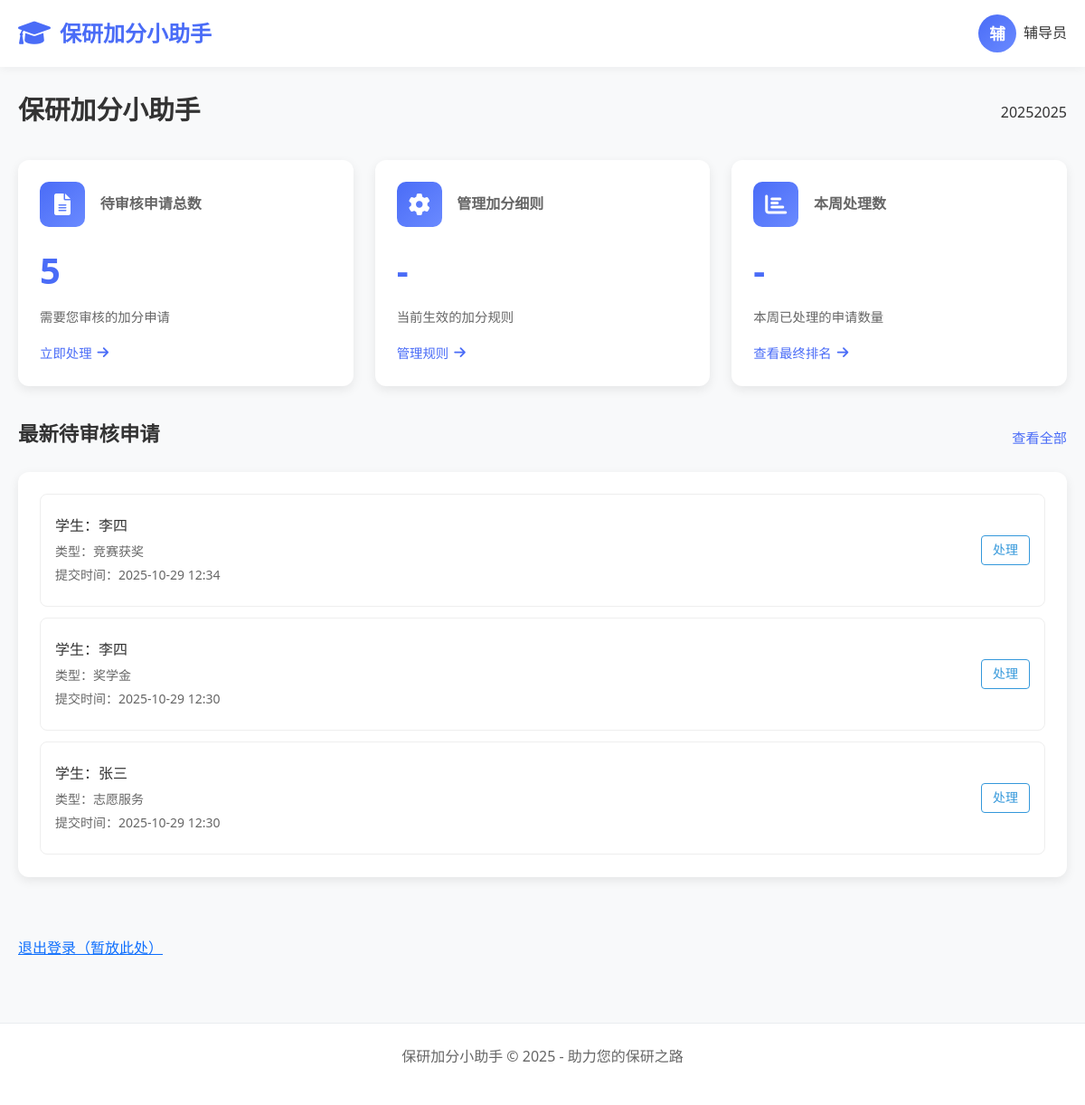
The app's page /counselor/dashboard/ (signed in) with its own data.
### apps/students/models.py (models this page shows, shortened)
class Submission(models.Model):
    AWARD_PAPER = 'award_paper'
    COMPETITION = 'competition'
    VOLUNTEER = 'volunteer'
    SCHOLARSHIP = 'scholarship'
    OTHER = 'other'
    CATEGORY_CHOICES = [
        (AWARD_PAPER, '获奖论文'),
        (COMPETITION, '竞赛获奖'),
        (VOLUNTEER, '志愿服务'),
        (SCHOLARSHIP, '奖学金'),
        (OTHER, '其他'),
    ]
    student = models.ForeignKey(StudentProfile, on_delete=models.CASCADE, verbose_name="学生")
    category = models.CharField("加分项类型", max_length=20, choices=CATEGORY_CHOICES, default=OTHER)
    remarks = models.TextField("备注", blank=True, default="")
    file = models.FileField("提交文件", upload_to='uploads/', null=True, blank=True)
    self_rating = models.DecimalField("自评加分", max_digits=5, decimal_places=1, default=0)
    approved = models.BooleanField("已审核通过", default=False)
    rejected = models.BooleanField(default=False, verbose_name='已驳回')
    reject_reason = models.TextField(blank=True, null=True, verbose_name='驳回理由')
    approved_score = models.DecimalField("审核加分", max_digits=5, decimal_places=1, null=True, blank=True)
    timestamp = models.DateTimeField("提交时间", auto_now_add=True)

class StudentProfile(models.Model):
    user = models.OneToOneField(
        User,
        on_delete=models.CASCADE,
        null=True,
        related_name='profile'  # 反向关联名称
    )
    full_name = models.CharField("姓名", max_length=100, blank=True)
    student_id = models.CharField("学号", max_length=20, unique=True,
                                  validators=[RegexValidator(regex=r'^\d{8,20}$', message='学号必须是8-20位数字')])
    grade = models.CharField("年级", max_length=20, blank=True)
    college = models.CharField("学院", max_length=100, blank=True)
    department = models.CharField("系别", max_length=100, blank=True)
    major = models.CharField("专业", max_length=100, blank=True)
    enrollment_year = models.PositiveIntegerField("入学年份", null=True, blank=True, help_text="例如：2023")
    GENDER_CHOICES = [
        ('M', '男'),
        ('F', '女'),
        ('O', '其他'),
    ]
    gender = models.CharField("性别", max_length=1, choices=GENDER_CHOICES, blank=True)
    ethnicity = models.CharField("民族", max_length=50, blank=True)
    political_status = models.CharField("政治面貌", max_length=50, blank=True)
    id_card = models.CharField("身份证号", max_length=18, blank=True,
                               validators=[RegexValidator(regex=r'^\d{17}[\dXx]$', message='请输入有效的身份证号')])
    phone = models.CharField("手机号", max_length=11, blank=True, help_text="请输入11位手机号码")
    email = models.EmailField("邮箱", blank=True, help_text="请输入有效的邮箱地址")
    academic_comprehensive_score = models.DecimalField(
        "学业综合成绩",  # 辅导员可设置
        max_digits=5,
        decimal_places=1,
        null=True,
        blank=True
    )
    academic_expertise_score = models.DecimalField(
        "学术专长成绩",  # 来自学术类材料加分
        max_digits=5,
        decimal_places=1,
        default=0
    )
    comprehensive_performance_score = models.DecimalField(
        "综合表现成绩",  # 来自综合类材料加分
        max_digits=5,
        decimal_places=1,
        default=0
    )
    total_score = models.DecimalField(
        "总成绩",
        max_digits=5,
        decimal_places=1,
        null=True,
        blank=True
    )
    academic_comprehensive_ratio = models.DecimalField(
        "学业综合成绩权重",
        max_digits=3,
        decimal_places=2,
        default=0.6  # 60%
    )
    academic_expertise_ratio = models.DecimalField(
        "学术专长成绩权重",
        max_digits=3,
        decimal_places=2,
        default=0.2  # 20%
    )
    comprehensive_performance_ratio = models.DecimalField(
        "综合表现成绩权重",
        max_digits=3,
        decimal_places=2,
        default=0.2  # 20%
    )

### apps/counselors/views.py (the view)
# urls.py: path('dashboard/', views.counselor_dashboard, name='counselor_dashboard'),
@login_required
def counselor_dashboard(request):
    if not hasattr(request.user, 'counselor_profile'):
        return redirect('login')  # 非辅导员跳转到学生登录
    latest_pending_submissions = Submission.objects.filter(
        approved=False,
        rejected=False
    ).select_related('student').order_by('-timestamp')[:5]
    pending_count = Submission.objects.filter(approved=False).count()
    total_students = StudentProfile.objects.count()
    return render(request, 'counselors/dashboard.html', {
        'pending_count': pending_count,
        'total_students': total_students,
        'latest_pending_submissions': latest_pending_submissions,
    })

### templates/counselors/dashboard.html (shortened to what this page needs)
{% extends 'counselors/base.html' %}
{% load static %}
{% block extra_css %}
<link href="{% static 'CSS/counselor/dashboard.css' %}" rel="stylesheet">
{% endblock %}
{% block content %}
    <div class="page-header">
        <h1 class="page-title">保研加分小助手</h1>
        <div class="user-info">
            <span class="username">{{ user.username|default:"辅导员用户名" }}</span>
        </div>
    </div>
    <div class="stats-grid">
        <div class="stat-card">
            <div class="stat-header">
                <div class="stat-icon">
                    <i class="fas fa-file-alt"></i>
                </div>
                <h3 class="stat-title">&nbsp &nbsp 待审核申请总数</h3>
            </div>
            <div class="stat-value">{{ pending_count|default:"-" }}</div>
            <p class="stat-description">需要您审核的加分申请</p>
            <a href="{% url 'review_submissions' %}" class="stat-action">
                <span>立即处理</span>
                <i class="fas fa-arrow-right"></i>
            </a>
        </div>
        <div class="stat-card">
            <div class="stat-header">
                <div class="stat-icon">
                    <i class="fas fa-cog"></i>
                </div>
                <h3 class="stat-title">&nbsp &nbsp 管理加分细则</h3>
            </div>
            <div class="stat-value">{{ rules_count|default:"-" }}</div>
            <p class="stat-description">当前生效的加分规则</p>
            <a href="{% url 'counselor_rules' %}" class="stat-action">
                <span>管理规则</span>
                <i class="fas fa-arrow-right"></i>
            </a>
        </div>
        <div class="stat-card">
            <div class="stat-header">
                <div class="stat-icon">
                    <i class="fas fa-chart-bar"></i>
                </div>
                <h3 class="stat-title">&nbsp &nbsp 本周处理数</h3>
            </div>
            <div class="stat-value">{{ handled_this_week|default:"-" }}</div>
            <p class="stat-description">本周已处理的申请数量</p>
            <a href="{% url 'view_all_students' %}" class="stat-action">
                <span>查看最终排名</span>
                <i class="fas fa-arrow-right"></i>
            </a>
        </div>
    </div>
    <div class="pending-section">
        <div class="section-header">
            <h2 class="section-title">最新待审核申请</h2>
            <a href="{% url 'review_submissions' %}" class="view-all">查看全部</a>
        </div>
        <div class="pending-card">
            {% if latest_pending_submissions %}
                <div class="pending-scroll-container" id="autoScrollContainer">
                    <div class="pending-list" id="scrollContent">
                        {% for sub in latest_pending_submissions %}
                        <div class="pending-item">
                            <div class="pending-info">
                                <div class="pending-name">学生：{{ sub.student.full_name }}</div>
                                <div class="pending-category">类型：{{ sub.get_category_display }}</div>
                                <div class="pending-time">提交时间：{{ sub.timestamp|date:"Y-m-d H:i" }}</div>
                            </div>
                            <a href="{% url 'review_submissions' %}" class="pending-action">处理</a>
                        </div>
                        {% endfor %}
                    </div>
                </div>
            {% else %}
                <div class="empty-state">暂无待审核申请</div>
            {% endif %}
        </div>
    </div>
    <br>
    <a href="{% url 'root' %}"><span>退出登录（暂放此处）</span></a>
{% endblock %}

### templates/counselors/base.html (shortened to what this page needs)
<!DOCTYPE html>
<html lang="zh-CN">
<head>
    <link href="https://cdn.jsdelivr.net/npm/bootstrap@5.3.0-alpha1/dist/css/bootstrap.min.css" rel="stylesheet">
    <link rel="stylesheet" href="https://cdnjs.cloudflare.com/ajax/libs/font-awesome/6.0.0/css/all.min.css">
    {% load static %}
    <link href="{% static 'CSS/base.css' %}" rel="stylesheet">
    {% block extra_css %}{% endblock %}
</head>
<body>
    <nav class="navbar">
        <div class="container">
            <div class="navbar-content">
                <a href="{% url 'counselor_dashboard' %}" class="logo">
                    <i class="fas fa-graduation-cap"></i>
                    <span>保研加分小助手</span>
                </a>
                <div class="user-info">
                    {% if user.is_authenticated %}
                        <a href="#" class="d-flex align-items-center text-decoration-none" title="个人资料">
                            <div class="user-avatar">{{ user.profile.full_name|first|default:"辅" }}</div>
                            <span class="username ms-2">{{ user.profile.full_name|default:"辅导员" }}</span>
                        </a>
                    {% else %}
                        <a href="#" class="btn btn-outline-primary btn-sm">登录</a>
                    {% endif %}
                </div>
            </div>
        </div>
    </nav>
    <div class="container">
        <div class="main-content">
            {% block content %}{% endblock %}
        </div>
    </div>
    <footer class="footer">
        <div class="container">
            <p>保研加分小助手 &copy; 2025 - 助力您的保研之路</p>
        </div>
    </footer>
</body>
</html>

### static/CSS/base.css (style rules this page uses)
:root { --primary: #4a6cf7; --primary-light: #6a8aff; --secondary: #6c757d; --light-bg: #f8f9fa; --dark-text: #333333; --gray-text: #666666; --light-gray: #e9ecef; --white: #ffffff; --card-shadow: 0 4px 12px rgba(0, 0, 0, 0.08); --hover-shadow: 0 8px 24px rgba(0, 0, 0, 0.12); }
* { margin: 0; padding: 0; box-sizing: border-box; }
body { font-family: 'Segoe UI', 'PingFang SC', 'Microsoft YaHei', sans-serif; background-color: var(--light-bg); color: var(--dark-text); line-height: 1.6; }
.container { max-width: 1200px; margin: 0 auto; padding: 0 20px; }
.navbar { background: var(--white); box-shadow: 0 2px 10px rgba(0, 0, 0, 0.05); padding: 1rem 0; position: sticky; top: 0; z-index: 100; }
.navbar-content { display: flex; justify-content: space-between; align-items: center; width: 100%; }
.logo { display: flex; align-items: center; gap: 10px; font-weight: 700; font-size: 1.5rem; color: var(--primary); text-decoration: none; }
.logo i { font-size: 1.8rem; }
.user-info { display: flex; align-items: center; gap: 12px; margin-left: auto; }
.user-avatar { width: 42px; height: 42px; border-radius: 50%; background: linear-gradient(135deg, var(--primary), var(--primary-light)); display: flex; align-items: center; justify-content: center; color: var(--white); font-weight: 600; font-size: 1.1rem; }
.username { font-weight: 500; color: var(--dark-text); }
.main-content { padding: 30px 0; }
.page-header { display: flex; justify-content: space-between; align-items: center; margin-bottom: 30px; }
.page-title { font-size: 1.8rem; font-weight: 700; color: var(--dark-text); }
.section-header { display: flex; justify-content: space-between; align-items: center; margin-bottom: 20px; }
.section-title { font-size: 1.4rem; font-weight: 600; color: var(--dark-text); }
.view-all { color: var(--primary); text-decoration: none; font-weight: 500; font-size: 0.95rem; display: flex; align-items: center; gap: 5px; }
.footer { background: var(--white); padding: 24px 0; margin-top: 40px; text-align: center; color: var(--gray-text); border-top: 1px solid var(--light-gray); }

### static/CSS/counselor/dashboard.css (style rules this page uses)
body { font-family: 'Segoe UI', 'PingFang SC', 'Microsoft YaHei', sans-serif; background-color: var(--light-bg); color: var(--dark-text); line-height: 1.6; }
.stats-grid { display: grid; grid-template-columns: repeat(auto-fit, minmax(280px, 1fr)); gap: 24px; margin-bottom: 40px; }
.stat-card { background: var(--white); border-radius: 12px; box-shadow: var(--card-shadow); padding: 24px; transition: all 0.3s ease; }
.stat-header { display: flex; align-items: center; margin-bottom: 16px; }
.stat-title { font-size: 1rem; font-weight: 600; color: var(--gray-text); margin: 0; }
.stat-icon { width: 50px; height: 50px; border-radius: 10px; background: linear-gradient(135deg, var(--primary), var(--primary-light)); display: flex; align-items: center; justify-content: center; color: var(--white); font-size: 1.5rem; }
.stat-value { font-size: 2.5rem; font-weight: 700; color: var(--primary); margin-bottom: 8px; }
.stat-description { font-size: 0.9rem; color: var(--gray-text); margin-bottom: 16px; }
.stat-action { display: inline-flex; align-items: center; gap: 6px; color: var(--primary); text-decoration: none; font-weight: 500; font-size: 0.9rem; }
.pending-section { margin-bottom: 40px; }
.pending-card { background: var(--white); border-radius: 12px; box-shadow: var(--card-shadow); padding: 24px; }
.pending-scroll-container { max-height: 400px; overflow: hidden; position: relative; scrollbar-width: none; -ms-overflow-style: none; }
.pending-list { display: flex; flex-direction: column; gap: 12px; padding: 0; margin: 0; }
.pending-item { padding: 16px; border: 1px solid #eee; border-radius: 8px; display: flex; min-height: 125px; box-sizing: border-box; justify-content: space-between; align-items: center; }
.pending-info { display: flex; flex-direction: column; gap: 4px; }
.pending-name { font-weight: 500; }
.pending-category, .pending-time { font-size: 14px; color: #666; }
.pending-action { color: #3498db; text-decoration: none; padding: 4px 12px; border: 1px solid #3498db; border-radius: 4px; font-size: 14px; }

### records on screen
Submission: student.full_name "李四", category "竞赛获奖", timestamp "2025-10-29 12:34"
Submission: student.full_name "李四", category "奖学金", timestamp "2025-10-29 12:30"
Submission: student.full_name "张三", category "志愿服务", timestamp "2025-10-29 12:30"

### other values on screen
{{ user.profile.full_name|first|default:"辅" }} "辅"
{{ user.profile.full_name|default:"辅导员" }} "辅导员"
{{ user.username|default:"辅导员用户名" }} "20252025"
{{ pending_count|default:"-" }} "5"
{{ rules_count|default:"-" }} "-"
{{ handled_this_week|default:"-" }} "-"
